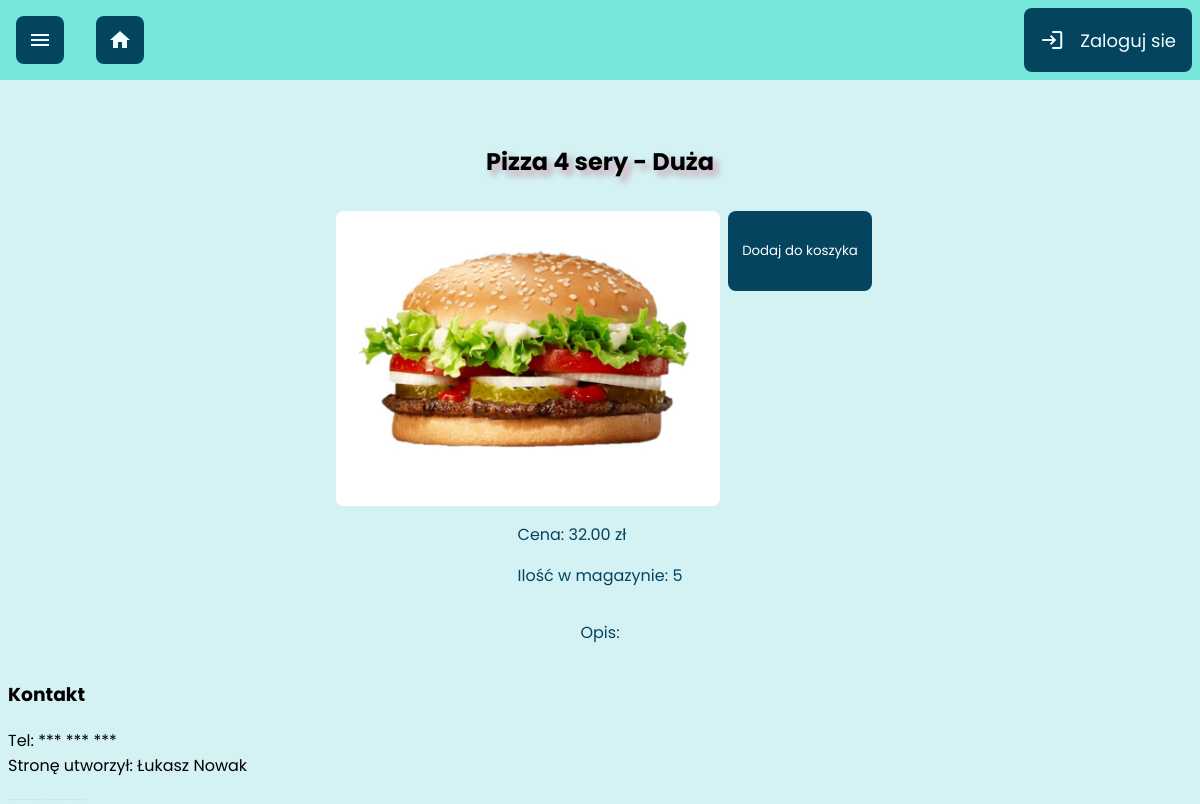
Page /product.php?id=41 on the committed database.
### tables this page shows
CREATE TABLE `products` (
  `product_id` int(11) NOT NULL,
  `name` text NOT NULL,
  `price` decimal(10,2) NOT NULL,
  `quantity` int(11) NOT NULL,
  `category_id` int(11) NOT NULL,
  `picture_path` varchar(200) NOT NULL,
  `description` text NOT NULL
);

### product.php (the view, shortened to what this page needs)
<?php
include_once "components/head.php";
include_once "components/header.php";
include_once "components/nav.php";
?>
<main>
  <?php
  $product_id = $_GET['id'];
  $q1 = "SELECT * FROM `products` WHERE product_id = $product_id";
  $q2 = "SELECT `name` FROM `products` WHERE product_id = $product_id";
  $conn = connect();
  $res_s = $conn->query($q2);
  $prod_name = $res_s->fetch_object();
  echo "<h2 class='product_name'>$prod_name->name</h2>";
  $res = $conn->query($q1);
  ?>
  <div class="show-product">
    <?php
    while ($row = $res->fetch_object()) {
      if ($row->name == 'Kubek Satisfactory' || $row->name == 'Plakat "Satisfactory Update 5"') {
        echo "<div class='product-img-container'>";
        echo "<img src='$row->picture_path' alt='obrazek produktu'>";
        echo "<form action='./cart_form.php' method='POST'>";
        echo "<input type='hidden' name='product' value='$row->product_id'>";
        echo "<input type='submit' value='Dodaj do koszyka' id='addToCart'>";
        if ($_SESSION['admin']) {
          echo "<a href='edit_product.php?id=$row->product_id' class='golden_buzzer'>Edytuj</a>";
          echo "<a href='del_product.php?id=$row->product_id' class='golden_buzzer'>Usuń</a>";
        }
        echo "</form>";
        echo "</div>";
        echo "<p>Cena: " . substr($row->price, 0, 1) . " Kupon FICSIT</p>";
        echo "<p>Ilość w magazynie: " . $row->quantity . "</p>";
        echo "<p>Opis: " . $row->description . "</p>";
      } else {
        echo "<div class='product-img-container'>";
        echo "<img src='$row->picture_path' alt='obrazek produktu'>";
        echo "<form action='./cart_form.php' method='POST'>";
        echo "<input type='submit' value='Dodaj do koszyka' id='addToCart'>";
        echo "</form>";
        echo "</div>";
        echo "<div><p>Cena: " . $row->price . " zł</p>";
        echo "<p>Ilość w magazynie: " . $row->quantity . "</p></div>";
        echo "<p>Opis: " . $row->description . "</p>";
      }
    }
    ?>
  </div>
</main>
<?php
include_once "components/footer.php";
include_once "components/foot.php";
?>

### styles/style.css (style rules this page uses)
* { box-sizing: border-box; font-family: 'Poppins', sans-serif; text-decoration: none; }
body { background-color: #D4F1F4; margin-top: 7rem; }
main { width: 950px; margin: auto; }
.product_name { text-align: center; margin: 0rem; padding-top: 2rem; padding-bottom: 2rem; text-shadow: 0.3rem 0.3rem 0.4rem #F4BFDB, 0.3rem 0.3rem 0.4rem #87BAAB; }
.product-img-container { display: flex; }
.show-product { display: flex; align-items: center; flex-direction: column; color: #05445E; }
#addToCart { white-space: normal; word-wrap: break-word; height: 5rem; border-radius: 0.5rem; border: 0; background-color: #05445E; color: white; width: 100%; margin: 0 0.5rem; }
img { width: 24rem; background-color: white; border-radius: 0.5rem; }

### rows in the picture
products: name "Pizza 4 sery - Duża", picture_path (picture), price "32.00", quantity "5"
